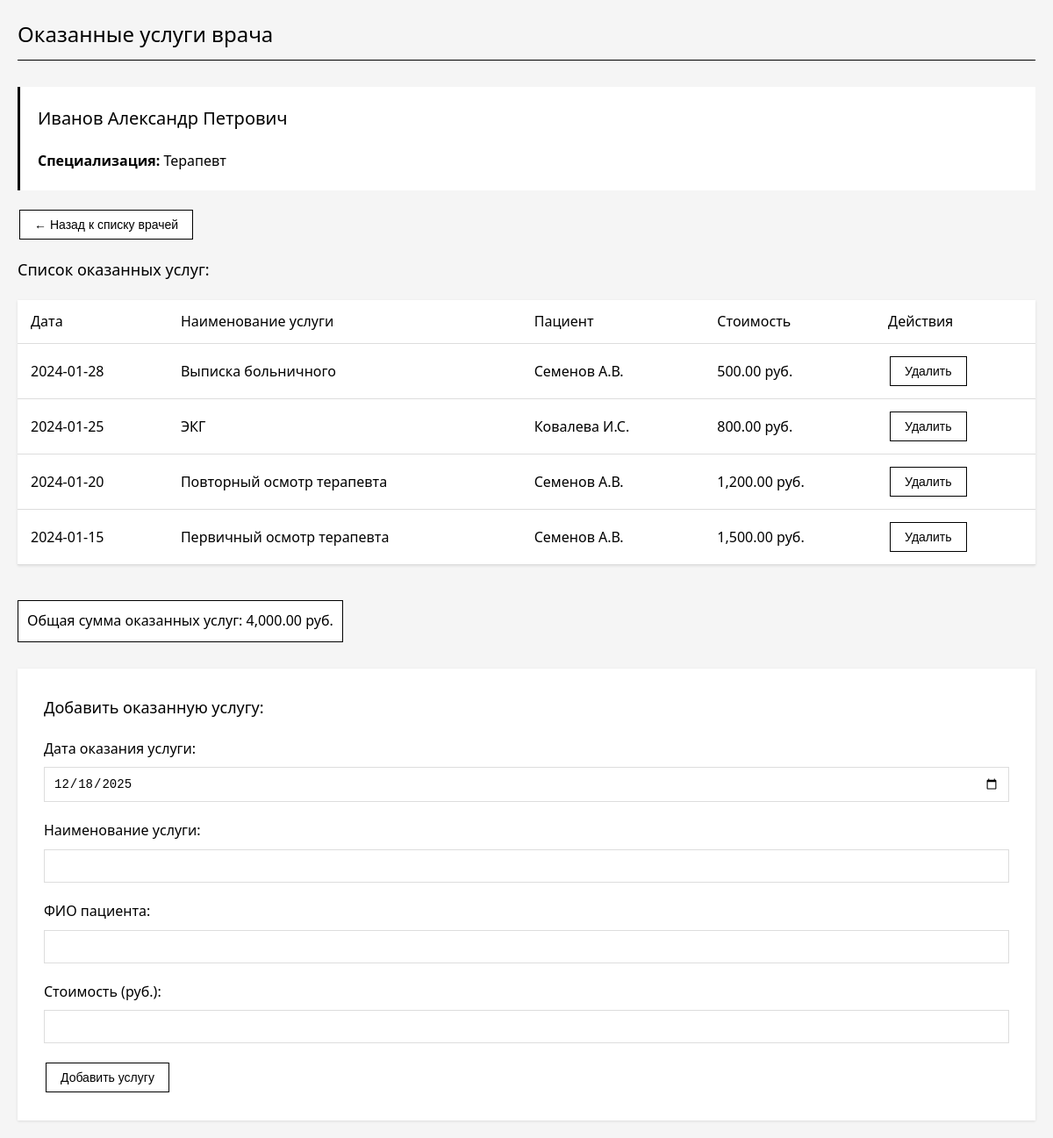
The app's page /services.php?doctor_id=13 with its own data.
### tables this page shows
CREATE TABLE doctors (
    id INTEGER PRIMARY KEY AUTOINCREMENT,
    last_name TEXT NOT NULL,
    first_name TEXT NOT NULL,
    middle_name TEXT,
    specialization TEXT NOT NULL,
    phone TEXT,
    email TEXT
);

CREATE TABLE services (
    id INTEGER PRIMARY KEY AUTOINCREMENT,
    doctor_id INTEGER NOT NULL,
    service_name TEXT NOT NULL,
    service_date DATE NOT NULL,
    price DECIMAL(10, 2) NOT NULL,
    patient_name TEXT NOT NULL,
    FOREIGN KEY (doctor_id) REFERENCES doctors(id) ON DELETE CASCADE
);

### public/services.php (the view, shortened to what this page needs)
<?php
$pdo = getPDO();
$doctor_id = $_GET['doctor_id'] ?? null;
$stmt = $pdo->prepare("SELECT * FROM doctors WHERE id = ?");
$stmt->execute([$doctor_id]);
$doctor = $stmt->fetch(PDO::FETCH_ASSOC);
$stmt = $pdo->prepare("SELECT * FROM services WHERE doctor_id = ? ORDER BY service_date DESC");
$stmt->execute([$doctor_id]);
$services = $stmt->fetchAll(PDO::FETCH_ASSOC);
$total = 0;
foreach ($services as $service) {
    $total += $service['price'];
}
?>
<!DOCTYPE html>
<html lang="ru">
<head>
    <link rel="stylesheet" href="css/style.css">
</head>
<body>
    <h1>Оказанные услуги врача</h1>
    <div class="doctor-info">
        <h2><?= htmlspecialchars($doctor['last_name']) ?> <?= htmlspecialchars($doctor['first_name']) ?> <?= htmlspecialchars($doctor['middle_name']) ?></h2>
        <p><strong>Специализация:</strong> <?= htmlspecialchars($doctor['specialization']) ?></p>
    </div>
    <button onclick="location.href='index.php'" class="back-btn">← Назад к списку врачей</button>
    <h3>Список оказанных услуг:</h3>
    <?php if (empty($services)): ?>
        <p>Нет данных об оказанных услугах.</p>
    <?php else: ?>
        <table>
            <thead>
                <tr>
                    <th>Дата</th>
                    <th>Наименование услуги</th>
                    <th>Пациент</th>
                    <th>Стоимость</th>
                    <th>Действия</th>
                </tr>
            </thead>
            <tbody>
                <?php foreach ($services as $service): ?>
                <tr>
                    <td><?= htmlspecialchars($service['service_date']) ?></td>
                    <td><?= htmlspecialchars($service['service_name']) ?></td>
                    <td><?= htmlspecialchars($service['patient_name']) ?></td>
                    <td><?= number_format($service['price'], 2) ?> руб.</td>
                    <td>
                        <form method="POST" style="display: inline;">
                            <button type="submit" onclick="return confirm('Удалить запись об услуге?')">Удалить</button>
                        </form>
                    </td>
                </tr>
                <?php endforeach; ?>
            </tbody>
        </table>
        <div class="total">
            Общая сумма оказанных услуг: <?= number_format($total, 2) ?> руб.
        </div>
    <?php endif; ?>
    <div class="add-form">
        <h3>Добавить оказанную услугу:</h3>
        <form method="POST">
            <div class="form-group">
                <label for="service_date">Дата оказания услуги:</label>
                <input type="date" name="service_date" id="service_date" required value="<?= date('Y-m-d') ?>">
            </div>
            <div class="form-group">
                <label for="service_name">Наименование услуги:</label>
                <input type="text" name="service_name" id="service_name" required>
            </div>
            <div class="form-group">
                <label for="patient_name">ФИО пациента:</label>
                <input type="text" name="patient_name" id="patient_name" required>
            </div>
            <div class="form-group">
                <label for="price">Стоимость (руб.):</label>
                <input type="number" name="price" id="price" step="0.01" min="0" required>
            </div>
            <button type="submit">Добавить услугу</button>
        </form>
    </div>
</body>
</html>

### public/css/style.css (style rules this page uses)
* { margin: 0; padding: 0; box-sizing: border-box; }
body { font-family: 'Segoe UI', Tahoma, Geneva, Verdana, sans-serif; line-height: 1.6; color: #000; background-color: #f5f5f5; padding: 20px; max-width: 1200px; margin: 0 auto; }
h1, h2, h3 { margin-bottom: 20px; color: #000; font-weight: 500; }
h1 { font-size: 24px; border-bottom: 1px solid #000; padding-bottom: 10px; margin-bottom: 30px; }
h2 { font-size: 20px; }
h3 { font-size: 18px; }
button, .btn { display: inline-block; padding: 8px 16px; background-color: #fff; color: #000; border: 1px solid #000; text-decoration: none; font-size: 14px; cursor: pointer; transition: all 0.3s ease; margin: 2px; }
button.back-btn { margin-bottom: 20px; }
table { width: 100%; border-collapse: collapse; margin: 20px 0; background-color: #fff; box-shadow: 0 1px 3px rgba(0,0,0,0.1); }
th, td { padding: 12px 15px; text-align: left; border-bottom: 1px solid #ddd; }
th { font-weight: 500; color: #000; }
.form-group { margin-bottom: 20px; }
label { display: block; margin-bottom: 8px; font-weight: 500; color: #000; }
input, select, textarea { width: 100%; padding: 10px; border: 1px solid #ddd; font-size: 14px; color: #000; background-color: #fff; }
.doctor-info { background-color: #fff; padding: 20px; margin: 20px 0; border-left: 3px solid #000; }
.add-form { background-color: #fff; padding: 30px; margin-top: 30px; box-shadow: 0 1px 3px rgba(0,0,0,0.1); }
.add-form h3 { margin-bottom: 20px; }
.total { font-size: 16px; margin-top: 20px; padding: 10px; background-color: #fff; border: 1px solid #000; display: inline-block; }

### records on screen
doctors: last_name "Иванов", first_name "Александр", middle_name "Петрович", specialization "Терапевт"
services: service_date "2024-01-28", service_name "Выписка больничного", patient_name "Семенов А.В.", price "500.00"
services: service_date "2024-01-25", service_name "ЭКГ", patient_name "Ковалева И.С.", price "800.00"
services: service_date "2024-01-20", service_name "Повторный осмотр терапевта", patient_name "Семенов А.В.", price "1,200.00"
services: service_date "2024-01-15", service_name "Первичный осмотр терапевта", patient_name "Семенов А.В.", price "1,500.00"

### other values on screen
$total "4,000.00"
